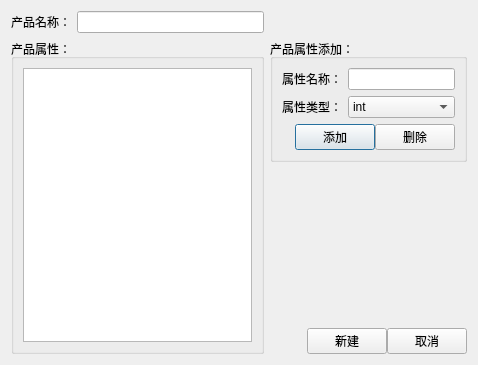
<?xml version="1.0" encoding="UTF-8"?>
<ui version="4.0">
 <class>NewProductTableDialog</class>
 <widget class="QDialog" name="NewProductTableDialog">
  <property name="geometry">
   <rect>
    <x>0</x>
    <y>0</y>
    <width>478</width>
    <height>365</height>
   </rect>
  </property>
  <property name="windowTitle">
   <string>新建产品表</string>
  </property>
  <layout class="QGridLayout" name="gridLayout_2">
   <item row="0" column="0">
    <widget class="QLabel" name="label">
     <property name="text">
      <string>产品名称：</string>
     </property>
     <property name="alignment">
      <set>Qt::AlignRight|Qt::AlignTrailing|Qt::AlignVCenter</set>
     </property>
    </widget>
   </item>
   <item row="0" column="1">
    <widget class="QLineEdit" name="lineEdit_1"/>
   </item>
   <item row="1" column="0" rowspan="3" colspan="2">
    <widget class="QGroupBox" name="groupBox_2">
     <property name="title">
      <string>产品属性：</string>
     </property>
     <layout class="QHBoxLayout" name="horizontalLayout_2">
      <item>
       <widget class="QTableView" name="tableView_1"/>
      </item>
     </layout>
    </widget>
   </item>
   <item row="1" column="2">
    <widget class="QGroupBox" name="groupBox">
     <property name="title">
      <string>产品属性添加：</string>
     </property>
     <layout class="QGridLayout" name="gridLayout">
      <item row="0" column="0">
       <widget class="QLabel" name="label_2">
        <property name="text">
         <string>属性名称：</string>
        </property>
       </widget>
      </item>
      <item row="0" column="1">
       <widget class="QLineEdit" name="lineEdit_2"/>
      </item>
      <item row="1" column="0">
       <widget class="QLabel" name="label_3">
        <property name="text">
         <string>属性类型：</string>
        </property>
       </widget>
      </item>
      <item row="1" column="1">
       <widget class="QComboBox" name="comboBox_1">
        <item>
         <property name="text">
          <string>int</string>
         </property>
        </item>
        <item>
         <property name="text">
          <string>float</string>
         </property>
        </item>
        <item>
         <property name="text">
          <string>char(30)</string>
         </property>
        </item>
        <item>
         <property name="text">
          <string>datetime</string>
         </property>
        </item>
        <item>
         <property name="text">
          <string>date</string>
         </property>
        </item>
       </widget>
      </item>
      <item row="2" column="0" colspan="2">
       <widget class="QWidget" name="widget_2" native="true">
        <layout class="QHBoxLayout" name="horizontalLayout_3">
         <property name="spacing">
          <number>0</number>
         </property>
         <property name="leftMargin">
          <number>0</number>
         </property>
         <property name="topMargin">
          <number>0</number>
         </property>
         <property name="rightMargin">
          <number>0</number>
         </property>
         <property name="bottomMargin">
          <number>0</number>
         </property>
         <item>
          <spacer name="horizontalSpacer_2">
           <property name="orientation">
            <enum>Qt::Horizontal</enum>
           </property>
           <property name="sizeHint" stdset="0">
            <size>
             <width>40</width>
             <height>20</height>
            </size>
           </property>
          </spacer>
         </item>
         <item>
          <widget class="QPushButton" name="pushButton_1">
           <property name="text">
            <string>添加</string>
           </property>
          </widget>
         </item>
         <item>
          <widget class="QPushButton" name="pushButton_2">
           <property name="text">
            <string>删除</string>
           </property>
          </widget>
         </item>
        </layout>
       </widget>
      </item>
     </layout>
    </widget>
   </item>
   <item row="2" column="2">
    <spacer name="verticalSpacer">
     <property name="orientation">
      <enum>Qt::Vertical</enum>
     </property>
     <property name="sizeHint" stdset="0">
      <size>
       <width>20</width>
       <height>81</height>
      </size>
     </property>
    </spacer>
   </item>
   <item row="3" column="2">
    <widget class="QWidget" name="widget" native="true">
     <layout class="QHBoxLayout" name="horizontalLayout">
      <property name="spacing">
       <number>0</number>
      </property>
      <property name="leftMargin">
       <number>0</number>
      </property>
      <property name="topMargin">
       <number>0</number>
      </property>
      <property name="rightMargin">
       <number>0</number>
      </property>
      <property name="bottomMargin">
       <number>0</number>
      </property>
      <item>
       <spacer name="horizontalSpacer">
        <property name="orientation">
         <enum>Qt::Horizontal</enum>
        </property>
        <property name="sizeHint" stdset="0">
         <size>
          <width>40</width>
          <height>20</height>
         </size>
        </property>
       </spacer>
      </item>
      <item>
       <widget class="QPushButton" name="pushButton_3">
        <property name="text">
         <string>新建</string>
        </property>
       </widget>
      </item>
      <item>
       <widget class="QPushButton" name="pushButton_4">
        <property name="text">
         <string>取消</string>
        </property>
       </widget>
      </item>
     </layout>
    </widget>
   </item>
  </layout>
 </widget>
 <resources/>
 <connections/>
</ui>
